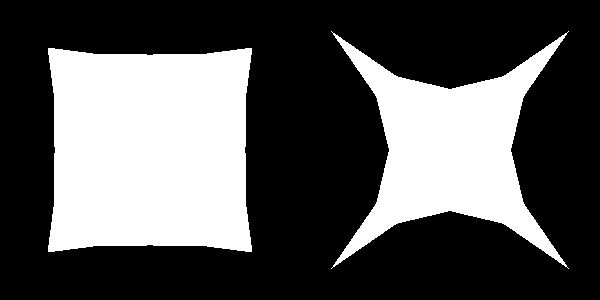

This chart was generated by the following Python code:
#!/usr/bin/env python

# Smooth a plane mesh using vtkConstrainedSmoothingFilter with
# user-defined smoothing stencils, comparing constraint distance
# and constraint array strategies in two viewports.

# Factory overrides
import vtkmodules.vtkInteractionStyle  # noqa: F401
import vtkmodules.vtkRenderingOpenGL2  # noqa: F401

from vtkmodules.vtkCommonCore import vtkDoubleArray
from vtkmodules.vtkCommonDataModel import vtkCellArray
from vtkmodules.vtkFiltersCore import vtkConstrainedSmoothingFilter
from vtkmodules.vtkFiltersSources import vtkPlaneSource
from vtkmodules.vtkRenderingCore import (
    vtkActor,
    vtkPolyDataMapper,
    vtkRenderWindow,
    vtkRenderWindowInteractor,
    vtkRenderer,
)

resolution = 4

# Source: plane mesh
plane = vtkPlaneSource()
plane.SetResolution(resolution, resolution)
plane.SetOrigin(0, 0, 0)
plane.SetPoint1(1, 0, 0)
plane.SetPoint2(0, 1, 0)
plane.Update()

# Create a constraint array pinning corner points
constraints = vtkDoubleArray()
constraints.SetName("SmoothingConstraints")
num_pts = plane.GetOutput().GetNumberOfPoints()
constraints.SetNumberOfTuples(num_pts)
for i in range(num_pts):
    constraints.SetTuple1(i, 1000)
constraints.SetTuple1(0, 0.0)
constraints.SetTuple1(resolution, 0.0)
constraints.SetTuple1(num_pts - resolution - 1, 0.0)
constraints.SetTuple1(num_pts - 1, 0.0)

plane.GetOutput().GetPointData().AddArray(constraints)

# Manually create smoothing stencils for the 5x5 grid (25 points)
stencils = vtkCellArray()

stencil_data = [
    [1, 5],                # point 0
    [0, 2, 6],             # point 1
    [1, 3, 7],             # point 2
    [2, 4, 8],             # point 3
    [3, 9],                # point 4
    [0, 6, 10],            # point 5
    [1, 7, 11, 5],         # point 6
    [2, 8, 12, 6],         # point 7
    [3, 9, 13, 7],         # point 8
    [4, 8, 14],            # point 9
    [5, 11, 15],           # point 10
    [6, 12, 16, 10],       # point 11
    [7, 13, 17, 11],       # point 12
    [8, 14, 18, 12],       # point 13
    [9, 13, 19],           # point 14
    [10, 16, 20],          # point 15
    [11, 17, 21, 15],      # point 16
    [12, 18, 22, 16],      # point 17
    [13, 19, 23, 17],      # point 18
    [14, 18, 24],          # point 19
    [15, 21],              # point 20
    [20, 16, 22],          # point 21
    [21, 17, 23],          # point 22
    [22, 18, 24],          # point 23
    [19, 23],              # point 24
]

for pts in stencil_data:
    stencils.InsertNextCell(len(pts), pts)

# Filter: smooth with constraint distance and user stencils
smooth_distance = vtkConstrainedSmoothingFilter()
smooth_distance.SetInputConnection(plane.GetOutputPort())
smooth_distance.SetSmoothingStencils(stencils)
smooth_distance.SetConstraintStrategyToConstraintDistance()
smooth_distance.SetConstraintDistance(0.1)
smooth_distance.SetNumberOfIterations(100)
smooth_distance.SetRelaxationFactor(0.2)
smooth_distance.GenerateErrorScalarsOn()
smooth_distance.GenerateErrorVectorsOff()
smooth_distance.Update()

smooth_distance_mapper = vtkPolyDataMapper()
smooth_distance_mapper.SetInputConnection(smooth_distance.GetOutputPort())
smooth_distance_mapper.ScalarVisibilityOn()

smooth_distance_actor = vtkActor()
smooth_distance_actor.SetMapper(smooth_distance_mapper)
smooth_distance_actor.GetProperty().SetInterpolationToFlat()

# Filter: smooth with constraint array and user stencils
smooth_array = vtkConstrainedSmoothingFilter()
smooth_array.SetInputConnection(plane.GetOutputPort())
smooth_array.SetSmoothingStencils(stencils)
smooth_array.SetConstraintStrategyToConstraintArray()
smooth_array.SetNumberOfIterations(100)
smooth_array.SetRelaxationFactor(0.2)
smooth_array.GenerateErrorScalarsOn()
smooth_array.GenerateErrorVectorsOn()
smooth_array.Update()

smooth_array_mapper = vtkPolyDataMapper()
smooth_array_mapper.SetInputConnection(smooth_array.GetOutputPort())
smooth_array_mapper.ScalarVisibilityOff()
smooth_array_mapper.SetScalarModeToUsePointFieldData()
smooth_array_mapper.SelectColorArray("SmoothingErrorScalars")
smooth_array_mapper.SetScalarRange(
    smooth_array.GetOutput().GetPointData().GetArray("SmoothingErrorScalars").GetRange()
)

smooth_array_actor = vtkActor()
smooth_array_actor.SetMapper(smooth_array_mapper)
smooth_array_actor.GetProperty().SetInterpolationToFlat()

# Two viewports
renderer_0 = vtkRenderer()
renderer_0.SetViewport(0, 0, 0.5, 1)
renderer_0.SetBackground(0, 0, 0)
renderer_0.AddActor(smooth_distance_actor)

renderer_1 = vtkRenderer()
renderer_1.SetViewport(0.5, 0, 1, 1)
renderer_1.SetBackground(0, 0, 0)
renderer_1.AddActor(smooth_array_actor)

# Window
render_window = vtkRenderWindow()
render_window.AddRenderer(renderer_0)
render_window.AddRenderer(renderer_1)
render_window.SetSize(600, 300)
render_window.SetWindowName("constrained smoothing stencils")

# Scene
renderer_0.ResetCamera()
renderer_1.SetActiveCamera(renderer_0.GetActiveCamera())

# Interactor
interactor = vtkRenderWindowInteractor()
interactor.SetRenderWindow(render_window)

interactor.Initialize()
interactor.Start()
